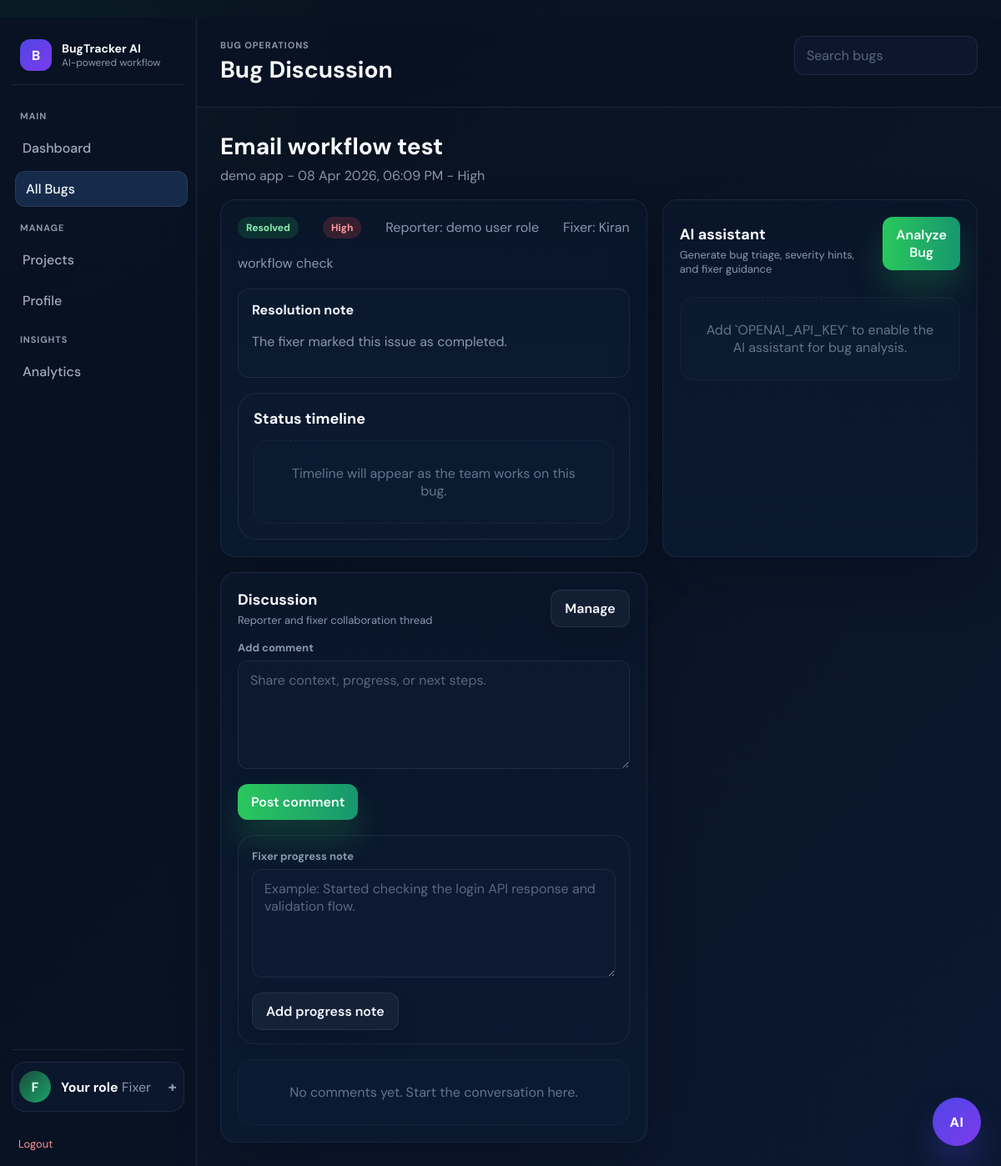
Page /bug/6 (signed in) on the earlier database version.
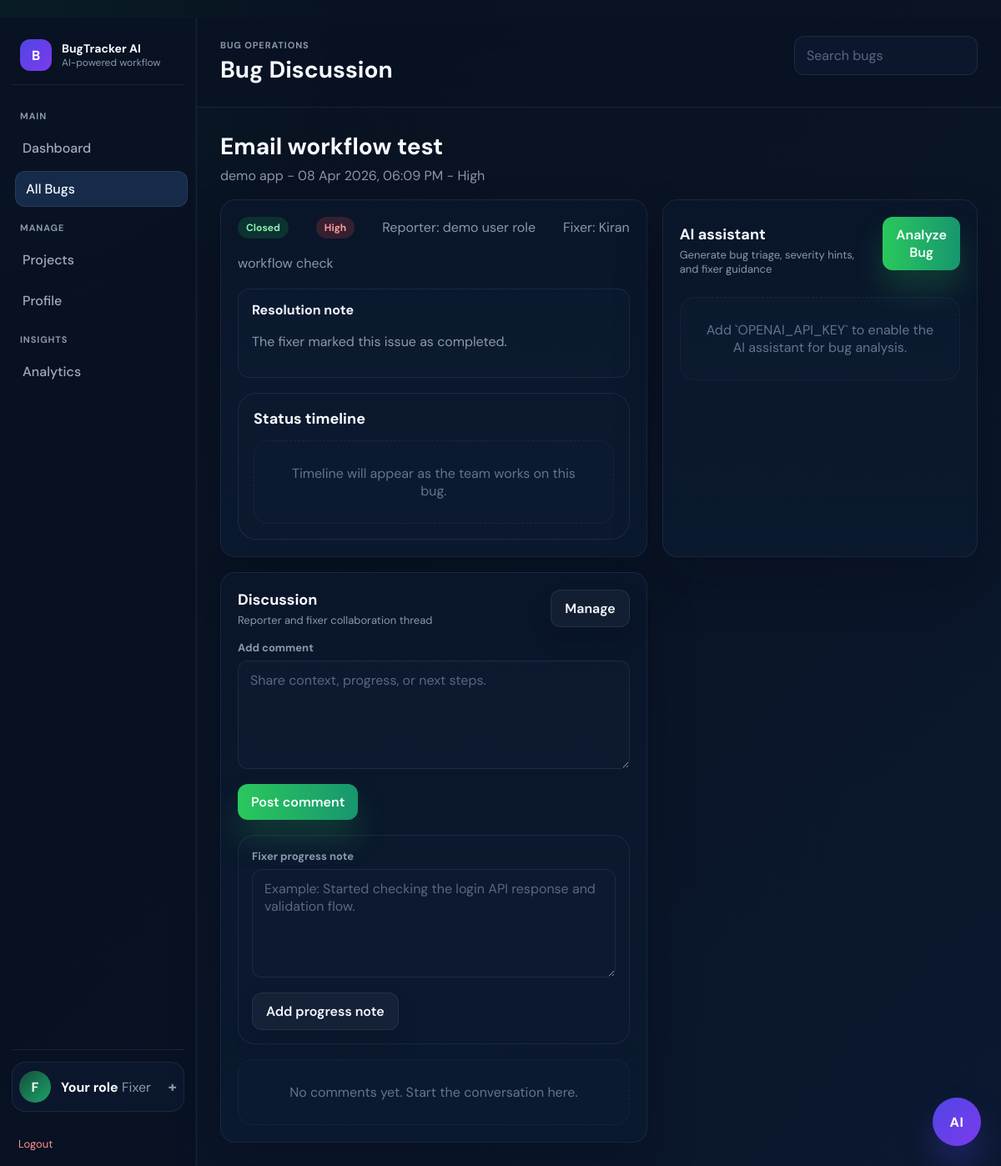
Same page on the later database version.
### tables this page shows
CREATE TABLE bugs (
        id INTEGER PRIMARY KEY AUTOINCREMENT,
        title TEXT,
        description TEXT,
        priority TEXT,
        status TEXT,
        assigned_to TEXT,
        created_at TEXT
    , reporter TEXT, app_name TEXT, steps TEXT, expected_result TEXT, actual_result TEXT, contact TEXT, resolution_note TEXT, fixed_at TEXT, screenshot_path TEXT, ai_summary TEXT, ai_priority TEXT, ai_suspected_cause TEXT, ai_fix_plan TEXT, ai_repro_steps TEXT, ai_resolution_summary TEXT);

### app.py (the view, shortened to what this page needs)
@app.route("/bug/<int:id>", methods=["GET", "POST"])
def bug_detail(id):
    if not is_logged_in():
        return redirect(url_for("login"))
    bug = get_bug_by_id(id)
    if not bug or not can_access_bug(bug):
        flash("You do not have permission to view this bug report.", "error")
        return redirect(url_for("view_bugs"))
    ai_analysis = {
        "summary": bug["ai_summary"] or "",
        "severity": bug["ai_priority"] or "",
        "suspected_cause": bug["ai_suspected_cause"] or "",
        "debugging_steps": parse_ai_fix_plan(bug["ai_fix_plan"] or ""),
        "fixer_update": "I am reviewing the reported flow and will update the status as soon as the cause is confirmed.",
        "user_reply": "Thanks for reporting this. We have assigned it to a fixer and will update you as progress is made.",
    } if bug["ai_summary"] or bug["ai_priority"] or bug["ai_suspected_cause"] else None
    return render_template(
        "bug_detail.html",
        bug=bug,
        comments=get_comments_for_bug(id),
        events=get_bug_events(id),
        role=session.get("role", "user"),
        active_page="bugs",
        ai_analysis=ai_analysis,
        ai_configured=ai_is_configured()
    )

### app.py (called while the page is built)
def is_logged_in():
    return "user" in session

def is_fixer():
    return session.get("role") == "fixer"

def is_admin():
    return session.get("role") == "admin"

def format_display_name(username):
    if not username:
        return "Unassigned"
    if username in DISPLAY_NAME_MAP:
        return DISPLAY_NAME_MAP[username]
    cleaned = str(username).replace("_", " ").strip()
    return cleaned

def format_role_label(role):
    labels = {
        "admin": "Admin",
        "fixer": "Fixer",
        "user": "Reporter",
    }
    return labels.get(role, str(role).title())

@app.context_processor
def inject_display_helpers():
    return {
        "display_name": format_display_name,
        "role_label": format_role_label,
    }

def ai_is_configured():
    return bool(app.config["OPENAI_API_KEY"])

def can_access_bug(bug):
    if not bug or not is_logged_in():
        return False
    if is_admin():
        return True
    if is_fixer():
        return bug["assigned_to"] == session["user"]
    return bug["reporter"] == session["user"]

### database.py (called while the page is built)
def get_connection():
    conn = sqlite3.connect(DB_NAME)
    conn.row_factory = sqlite3.Row
    return conn

### templates/bug_detail.html (shortened to what the changed rows need)
﻿{% extends "base.html" %}
{% block page_title %}Bug Discussion{% endblock %}
{% block content %}
<div class="page-header">
    <h2>{{ bug["title"] or "Bug report" }}</h2>
    <p>{{ bug["app_name"] or "General project" }} - {{ bug["created_at"] }} - {{ bug["priority"] }}</p>
</div>
<section class="detail-layout">
    <article class="card">
        <div class="detail-meta">
            <span class="badge badge-{{ bug['status']|lower|replace(' ', '-') }}">{{ bug["status"] }}</span>
            <span class="badge badge-{{ bug['priority']|lower }}">{{ bug["priority"] }}</span>
            <span class="meta-copy">Reporter: {{ display_name(bug["reporter"]) }}</span>
            <span class="meta-copy">Fixer: {{ display_name(bug["assigned_to"]) }}</span>
        </div>
        <p class="desc-copy" style="margin-top:18px;">{{ bug["description"] }}</p>
        {% if bug["resolution_note"] %}
        <div class="workload-row" style="margin-top:18px;">
            <strong>Resolution note</strong>
            <p class="desc-copy">{{ bug["resolution_note"] }}</p>
        </div>
        {% endif %}
        <div class="timeline-panel" style="margin-top:18px;">
            <h3 class="card-title">Status timeline</h3>
            <div class="timeline-list">
            </div>
        </div>
    </article>
</section>
{% endblock %}

Differences in the rows shown:
changed bugs "Email workflow test": status "Resolved" → "Closed"
